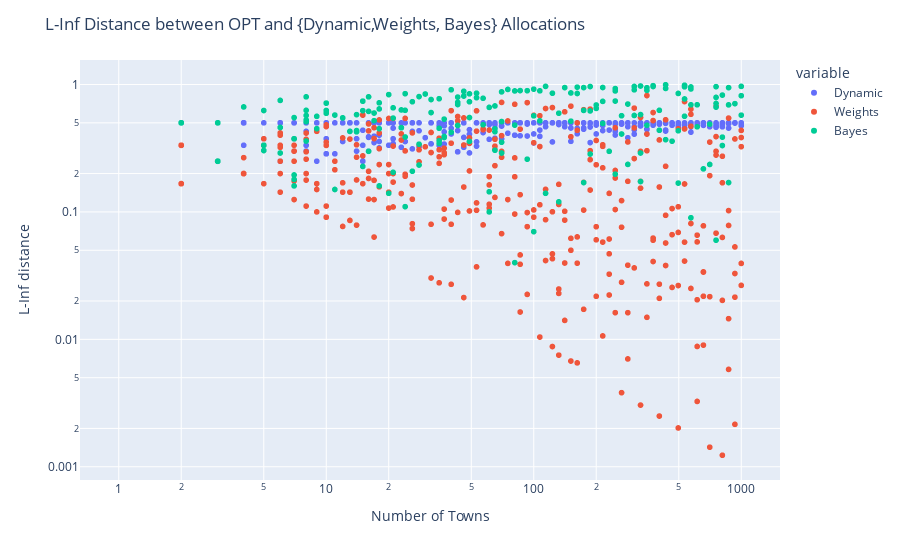

Here is the notebook cell this chart was saved with:
### Markdown cell above
### L-Inf Norm between OPT and {Dynamic,Weights, Bayes} Allocations

### Code cell
data_dict_1 = {'NumTowns':[],'Dynamic':[],'Weights':[], 'Bayes':[]}

for n in np.logspace(0,3,100):
    n = int(n)
    avg1 = 0
    avg2 = 0
    avg3 = 0
    town_expected_demands = np.zeros(n) + expected_demand    
    budget = n*expected_demand
    b_grid = np.arange(0, budget+grid_size, grid_size)
    for i in range(num_iterations):
        data_dict_1['NumTowns'].append(n)
        town_demands = np.random.randint(1, 3, n)
        opt = waterfilling_waste(town_demands,budget)
        for j in range(3):
            if j==0:
                data_dict_1['Weights'].append(np.amax(np.absolute(opt - waterfilling_weights_waste(weights, sorted_distribution, town_demands, budget))))
            if j==1:
                data_dict_1['Dynamic'].append(np.amax(np.absolute(opt - waterfilling_dynamic_waste(town_expected_demands,town_demands,budget))))
            if j==2:
                data_dict_1['Bayes'].append(np.amax(np.absolute(opt - waterfilling_bayesian(town_demands, opt_policy[(max_n-n):(max_n+1),:], budget, b_grid, grid_size))))
df_uniform = pd.DataFrame(data_dict_1).melt(id_vars="NumTowns")
fig = px.scatter(df_uniform, x="NumTowns", y="value", color='variable')
fig.update_layout(xaxis_type="log", yaxis_type="log")
fig.update_layout(
    title="L-Inf Distance between OPT and {Dynamic,Weights, Bayes} Allocations",
    xaxis_title="Number of Towns",
    yaxis_title="L-Inf distance")
fig.show()

### Figure 1 — Plotly figure (JSON) as saved in the notebook; plotly's stock layout.template omitted (floating-point values rounded to 4 significant figures; data arrays with more than 128 entries replaced by an {"elided": "..."} marker saying what was removed)
{"data": [{"hovertemplate": "variable=Dynamic<br>NumTowns=%{x}<br>value=%{y}<extra></extra>", "legendgroup": "Dynamic", "marker": {"color": "#636efa", "symbol": "circle"}, "mode": "markers", "name": "Dynamic", "showlegend": true, "type": "scattergl", "x": {"elided": "500 int values"}, "xaxis": "x", "y": {"elided": "500 float values"}, "yaxis": "y"}, {"hovertemplate": "variable=Weights<br>NumTowns=%{x}<br>value=%{y}<extra></extra>", "legendgroup": "Weights", "marker": {"color": "#EF553B", "symbol": "circle"}, "mode": "markers", "name": "Weights", "showlegend": true, "type": "scattergl", "x": {"elided": "500 int values"}, "xaxis": "x", "y": {"elided": "500 float values"}, "yaxis": "y"}, {"hovertemplate": "variable=Bayes<br>NumTowns=%{x}<br>value=%{y}<extra></extra>", "legendgroup": "Bayes", "marker": {"color": "#00cc96", "symbol": "circle"}, "mode": "markers", "name": "Bayes", "showlegend": true, "type": "scattergl", "x": {"elided": "500 int values"}, "xaxis": "x", "y": {"elided": "500 float values"}, "yaxis": "y"}], "layout": {"legend": {"title": {"text": "variable"}, "tracegroupgap": 0}, "margin": {"t": 60}, "title": {"text": "L-Inf Distance between OPT and {Dynamic,Weights, Bayes} Allocations"}, "xaxis": {"anchor": "y", "domain": [0, 1], "title": {"text": "Number of Towns"}, "type": "log"}, "yaxis": {"anchor": "x", "domain": [0, 1], "title": {"text": "L-Inf distance"}, "type": "log"}}}
